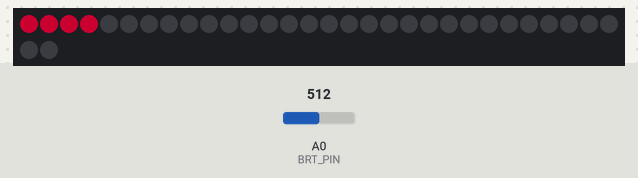
Simulated run of this sketch. Board: Arduino Uno, built with avr-gcc and run on an emulated ATmega328P. On the bench: 32 RGB LEDs in strip order, left to right, continuing on the next row. The inputs (shaded band) are chosen by the test bench; at power-on: A0 (BRT_PIN) = 512. Dim RGB values are drawn brighter than linear; random numbers use the default seed unless the sketch sets one.

Above: at 1.34 s.
1.9 s: A0 (BRT_PIN) set to 0
3.5 s: A0 (BRT_PIN) set to 122
At 4.66 s:
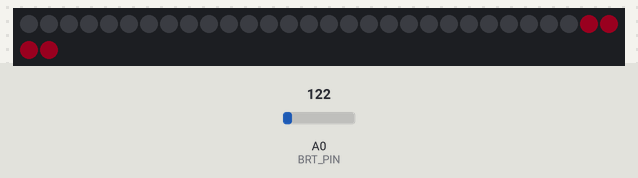
5.5 s: A0 (BRT_PIN) set to 306
At 7.61 s:
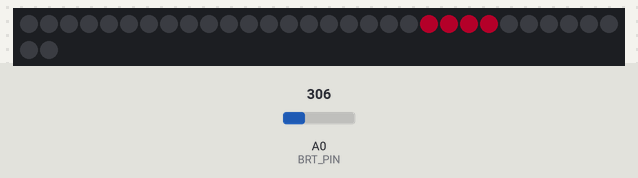
17.9 s: A0 (BRT_PIN) set to 511
At 20.06 s:
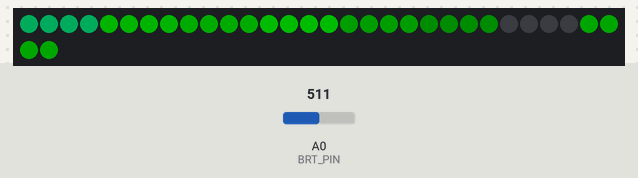

Measured:
- after the input at 3.5 s, the LEDs: first change after 0.51 s (image 1 shows a later state)
- what the display in image 2 shows lasts 0.4 s, from 7.4 s to 7.8 s

The sketch:

skullOS.ino
```cpp
// SkullOS
// Skull light show

#include <FastLED.h>

//Config
#define OUT_DATA 11
#define SKULLS 8
#define S_CHNLS 4
#define BRT_PIN 0

#define NUM_LEDS SKULLS * S_CHNLS

CRGB leds[NUM_LEDS];
uint8_t currBrightness = 255;

// Shared vars.
// These are initialized when the animation is changed.
// See initVars() for values
int pos;
int8_t dir;
int8_t chroma;

// List of patterns to cycle through.  Each is defined as a separate function below.
typedef void (*SimplePatternList[])();
SimplePatternList gPatterns = { kitt, rStrobe, tStrobe };

uint8_t gCurrentPatternNumber = 0; // Index number of which pattern is current

void setup() {
  // Setup LED driver
  FastLED.addLeds<NEOPIXEL, OUT_DATA>(leds, NUM_LEDS); //.setCorrection(TypicalLEDStrip);

  // Get our house in order before we begin
  doBrightness();
  random16_add_entropy(analogRead(1) << 4);
  switchAnimations();
}

void loop() {
  // Call next frame
  gPatterns[gCurrentPatternNumber]();
  //kitt();
  //rStrobe();

  // Update brightness
  EVERY_N_SECONDS( 1 ) { doBrightness(); }
  EVERY_N_SECONDS( 10) { switchAnimations(); }
}

////////////////////////////////////////////////////////
// Show functions
//
// Each call should be one frame and contain it's own delay

// Knight Rider KITT effect
#define KITTDELAY 1500 / (SKULLS * 2 - 1)
void kitt() {
  fadeToBlackBy(leds, NUM_LEDS, 640/SKULLS);
  setSkull(pos, CHSV(chroma, 255, 255));
  FastLED.show();
  setSkull(pos, CHSV(chroma, 255, 192));

  if ((pos == SKULLS - 1) || (pos == 0 && dir == -1)) {
    dir *= -1;
  }
  pos += dir;

  FastLED.delay(KITTDELAY);
}

// Flash random lights
void rStrobe() {
  int l = random16(SKULLS);
  setSkull(l, CHSV(chroma, 255, 255));
  FastLED.show();
  FastLED.delay(35);

  // TODO: set all black or fade all after resetting flash
  setSkull(l, CRGB::Black);
  // Fade any leftover LEDs
  fadeToBlackBy(leds, NUM_LEDS, 128);
  //FastLED.show();
  //FastLED.delay(50);
}


// Twinkle strobe w/color fade
#define TSTROBE_CHANCE 3
void tStrobe() {
  int l = random16(SKULLS + ((TSTROBE_CHANCE - 1) * SKULLS));

  fadeToBlackBy(leds, NUM_LEDS, 128/SKULLS);

  if (l < SKULLS) {
    setSkull(l, CRGB::White);
    FastLED.show();
    FastLED.delay(15);
    setSkull(l, CHSV(chroma, 255, 255)); //(82, 0, 0)
  }

  FastLED.show();

  FastLED.delay(50);
}

////////////////////////////////////////////////
// Util Functions

void setSkull(uint16_t ch, CRGB c) {
  for(int i=0; i < S_CHNLS; i++) {
    leds[ch * S_CHNLS + i] = c;
  }
}

// Poll A0 and update brightness if needed
void doBrightness() {
  int val = analogRead(BRT_PIN) >> 2;
  if (val != currBrightness) {
    FastLED.setBrightness(val);
    currBrightness = val;
  }
}

// Initialize shared vars for animations
void initVars() {
  dir = 1;
  pos = 0;
  chroma = random8();
}

// Switch animations
#define ARRAY_SIZE(A) (sizeof(A) / sizeof((A)[0]))
void switchAnimations() {
  initVars();
  gCurrentPatternNumber = random8(ARRAY_SIZE(gPatterns));
}
```
